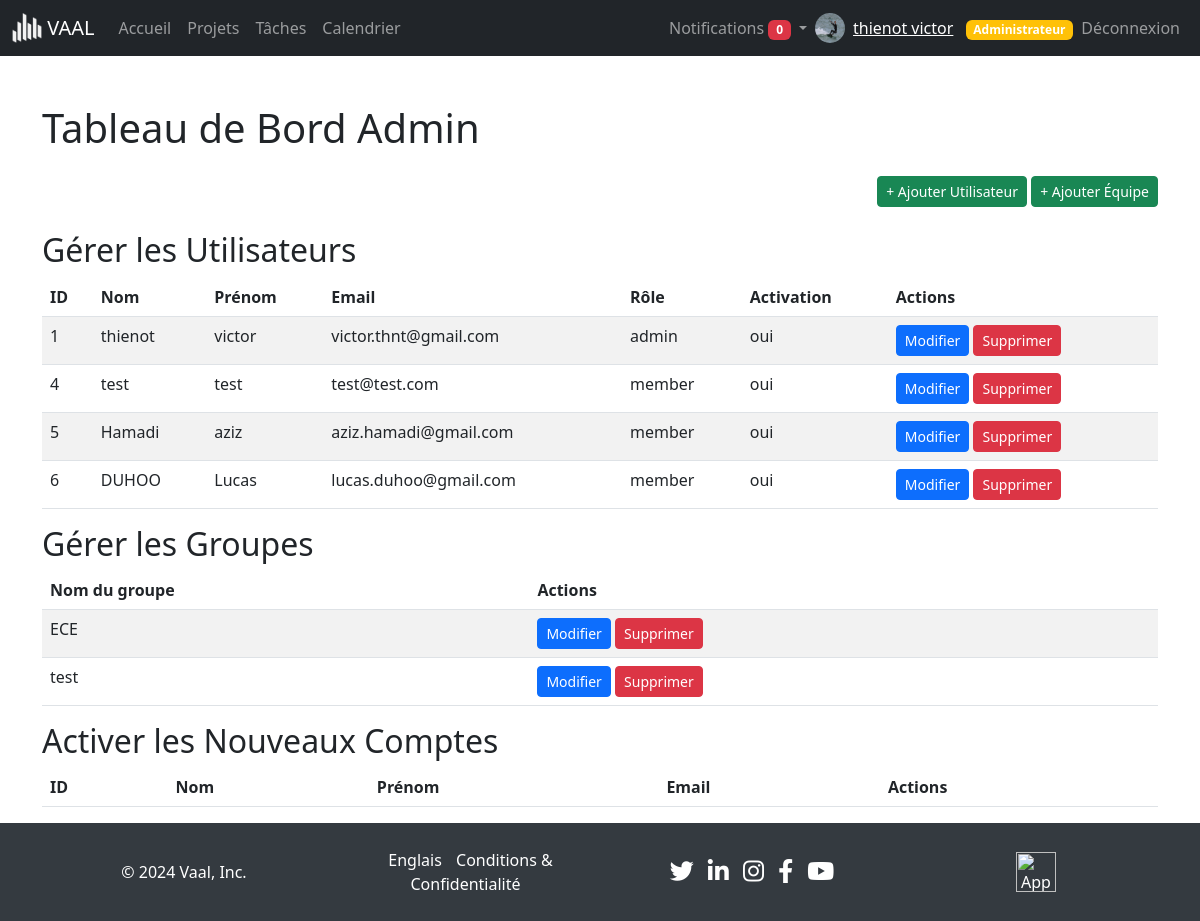
/dashboard_admin.php (signed in), run on the app's committed database.
### tables this page shows
CREATE TABLE `users` (
  `id` int(11) NOT NULL,
  `profile` varchar(255) NOT NULL,
  `nom` varchar(50) NOT NULL,
  `prenom` varchar(255) NOT NULL,
  `email` varchar(100) NOT NULL,
  `password` varchar(255) NOT NULL,
  `role` enum('member','manager','admin') DEFAULT 'member',
  `activation` enum('oui','non') NOT NULL DEFAULT 'non'
);

### dashboard_admin.php (the view, shortened to what this page needs)
<?php
include 'includes/connect.php';
include 'includes/navbar.php';
$usersStmt = $pdo->query("SELECT * FROM users");
$users = $usersStmt->fetchAll(PDO::FETCH_ASSOC);
$groupsStmt = $pdo->query("SELECT DISTINCT team_name FROM user_team");
$groups = $groupsStmt->fetchAll(PDO::FETCH_ASSOC);
?>
<!DOCTYPE html>
<html lang="fr">
<head>
    <link href="https://cdn.jsdelivr.net/npm/bootstrap@5.3.3/dist/css/bootstrap.min.css" rel="stylesheet">
</head>
<body>
<div class="container mt-5">
    <h1 class="mb-4">Tableau de Bord Admin</h1>
    <div class="mb-4 text-end">
        <a href="views/users/create.php" class="btn btn-success btn-sm">+ Ajouter Utilisateur</a>
        <a href="views/team/create.php" class="btn btn-success btn-sm">+ Ajouter Équipe</a>
    </div>
    <h2>Gérer les Utilisateurs</h2>
    <table class="table table-striped">
        <thead>
            <tr>
                <th>ID</th>
                <th>Nom</th>
                <th>Prénom</th>
                <th>Email</th>
                <th>Rôle</th>
                <th>Activation</th>
                <th>Actions</th>
            </tr>
        </thead>
        <tbody>
            <?php foreach ($users as $user): ?>
                <tr>
                    <td><?php echo htmlspecialchars($user['id']); ?></td>
                    <td><?php echo htmlspecialchars($user['nom']); ?></td>
                    <td><?php echo htmlspecialchars($user['prenom']); ?></td>
                    <td><?php echo htmlspecialchars($user['email']); ?></td>
                    <td><?php echo htmlspecialchars($user['role']); ?></td>
                    <td><?php echo htmlspecialchars($user['activation']); ?></td>
                    <td>
                        <a href="views/users/edit.php?user_id=<?php echo $user['id']; ?>" class="btn btn-primary btn-sm">Modifier</a>
                        <a href="dashboard_admin.php?action=delete&user_id=<?php echo $user['id']; ?>" class="btn btn-danger btn-sm" onclick="return confirm('Êtes-vous sûr de vouloir supprimer cet utilisateur ?');">Supprimer</a>
                    </td>
                </tr>
            <?php endforeach; ?>
        </tbody>
    </table>
    <h2>Gérer les Groupes</h2>
    <table class="table table-striped">
        <thead>
            <tr>
                <th>Nom du groupe</th>
                <th>Actions</th>
            </tr>
        </thead>
        <tbody>
            <?php foreach ($groups as $group): ?>
                <tr>
                    <td><?php echo htmlspecialchars($group['team_name']); ?></td>
                    <td>
                        <a href="views/team/edit.php?team_name=<?php echo urlencode($group['team_name']); ?>" class="btn btn-primary btn-sm">Modifier</a>
                        <a href="dashboard_admin.php?action=delete_group&team_name=<?php echo urlencode($group['team_name']); ?>" class="btn btn-danger btn-sm" onclick="return confirm('Êtes-vous sûr de vouloir supprimer ce groupe ?');">Supprimer</a>
                    </td>
                </tr>
            <?php endforeach; ?>
        </tbody>
    </table>
    <h2>Activer les Nouveaux Comptes</h2>
    <table class="table table-striped">
        <thead>
            <tr>
                <th>ID</th>
                <th>Nom</th>
                <th>Prénom</th>
                <th>Email</th>
                <th>Actions</th>
            </tr>
        </thead>
    </table>
</div>
<?php include 'includes/footer.php'; ?>
</body>
</html>

### includes/navbar.php (shortened to what this page needs)
<?php
include $_SERVER['DOCUMENT_ROOT'].'/Project-Management-App/includes/connect.php';
$user_id = $_SESSION['user_id'];
$stmt = $pdo->prepare("SELECT * FROM users WHERE id = ?");
$stmt->execute([$user_id]);
$user = $stmt->fetch(PDO::FETCH_ASSOC);
$notificationsStmt = $pdo->prepare("SELECT * FROM notifications WHERE user_id = ? AND is_read = 0 ORDER BY created_at DESC");
$notificationsStmt->execute([$user_id]);
$notifications = $notificationsStmt->fetchAll();
$notificationCount = count($notifications);
$user_name = htmlspecialchars($user['nom'] . ' ' . $user['prenom']);
$profile_image = !empty($user['profile']) ? $user['profile'] : 'assets/images/default-profile.png';
$user_role = $user['role'];
?>
<nav class="navbar navbar-expand-lg navbar-dark bg-dark">
    <div class="container-fluid">
        <a class="navbar-brand" href="/Project-Management-App/index.php">
            <img src="/Project-Management-App/assets/images/logo_white.png" alt="Logo" width="30" height="30" class="d-inline-block align-top">
            VAAL
        </a>
        <div class="collapse navbar-collapse" id="navbarNav">
            <ul class="navbar-nav me-auto mb-2 mb-lg-0">
                <li class="nav-item">
                    <a class="nav-link" href="/Project-Management-App/dashboard.php">Accueil</a>
                </li>
                <li class="nav-item">
                    <a class="nav-link" href="/Project-Management-App/views/projects/view.php">Projets</a>
                </li>
                <li class="nav-item">
                    <a class="nav-link" href="/Project-Management-App/views/tasks/view.php">Tâches</a>
                </li>
                <li class="nav-item">
                    <a class="nav-link" href="/Project-Management-App/views/calendar/view.php">Calendrier</a>
                </li>
            </ul>
            <ul class="navbar-nav ms-auto mb-2 mb-lg-0 align-items-center">
                <li class="nav-item dropdown">
                    <a class="nav-link dropdown-toggle" href="#" id="notificationsDropdown" role="button" data-bs-toggle="dropdown" aria-expanded="false">
                        Notifications <span class="badge bg-danger"><?php echo $notificationCount; ?></span>
                    </a>
                </li>
                <li class="nav-item d-flex align-items-center">
                    <img src="/Project-Management-App/<?php echo htmlspecialchars($profile_image); ?>" alt="Profile Image" width="30" height="30" class="rounded-circle me-2">
                    <span class="navbar-text">
                        <a href="/Project-Management-App/views/auth/profile.php"><?php echo $user_name; ?></a>
                        <?php if ($user_role === 'admin'): ?>
                            <span class="badge bg-warning text-dark ms-2"><a href="/Project-Management-App/dashboard_admin.php" style="text-decoration: none;">Administrateur</a></span>
                        <?php endif; ?>
                    </span>
                </li>
                <li class="nav-item">
                    <a class="nav-link" href="/Project-Management-App/includes/logout.php">Déconnexion</a>
                </li>
            </ul>
        </div>
    </div>
</nav>

### includes/footer.php (style rules this page uses)
body { display: flex; flex-direction: column; min-height: 100vh; margin: 0; }

### data on the page
users: profile (picture), user_name "thienot victor", id "1", nom "thienot", prenom "victor", email "victor.thnt@gmail.com", role "admin", activation "oui"
users: id "4", nom "test", prenom "test", email "test@test.com", role "member", activation "oui"
users: id "5", nom "Hamadi", prenom "aziz", email "aziz.hamadi@gmail.com", role "member", activation "oui"
users: id "6", nom "DUHOO", prenom "Lucas", email "lucas.duhoo@gmail.com", role "member", activation "oui"

### other printed values
$notificationCount "0"
$group['team_name'] "ECE"
$group['team_name'] "test"
